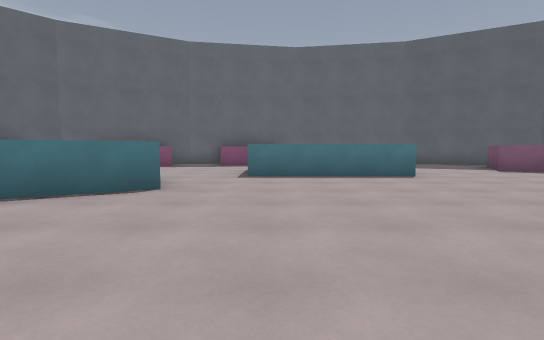
[1] (above)

17 first-person views from a walk through a Godot game level. The camera is 1.2 m above the floor, tilts 4° down and sees 85° across. The floor is counted in squares, 2 m on a side. Each view is taken from the middle of a square. On the plan, view 1 faces up. The plan holds only what a view shows up to about 9 squares ahead; the rest is blank. Flat picture figures and markers are left out. Some surface patterns are stand-ins.

[2]
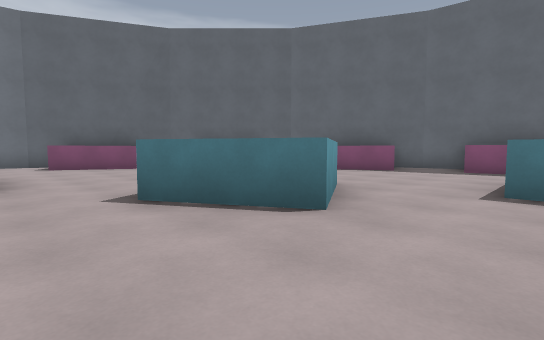

[3]
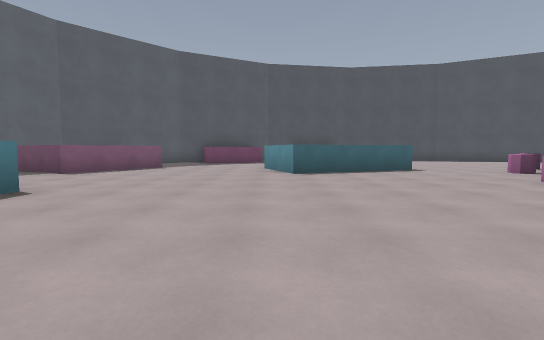

[4]
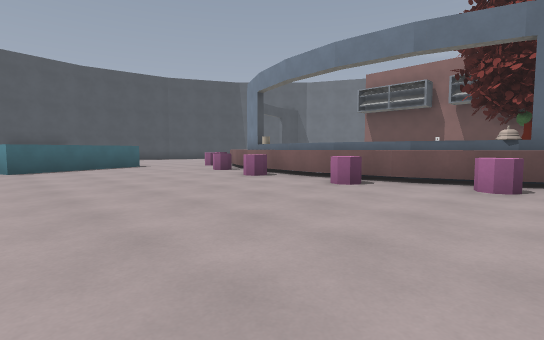

[5]
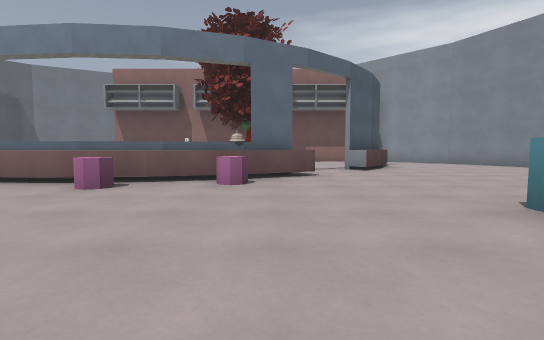

[6]
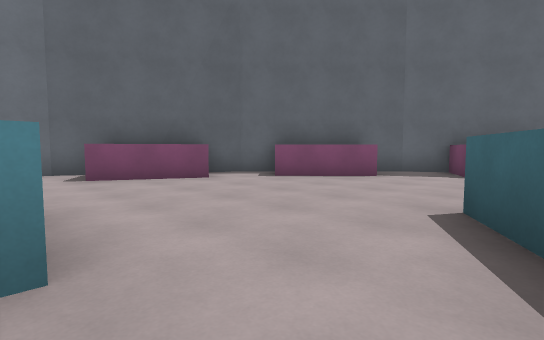

[7]
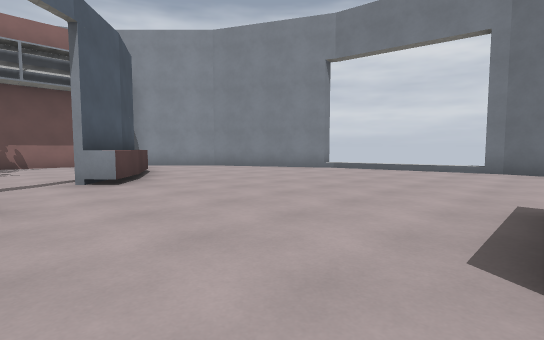

[8]
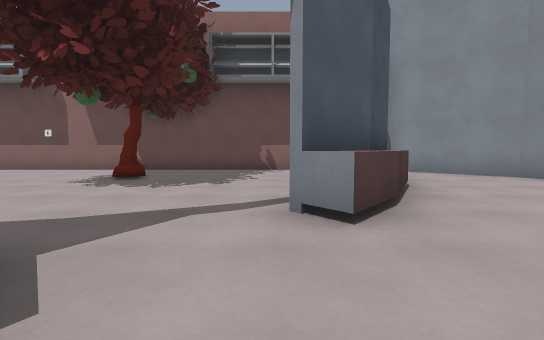

[9]
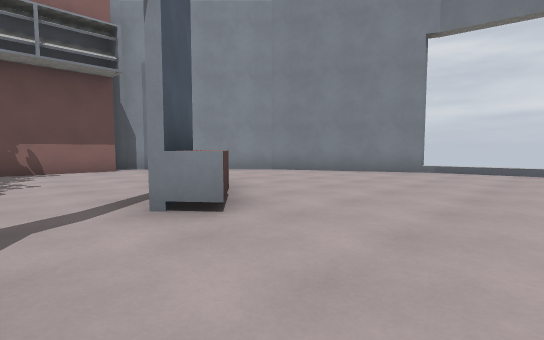

[10]
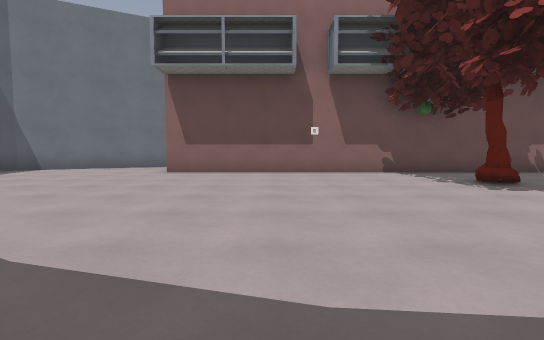

[11]
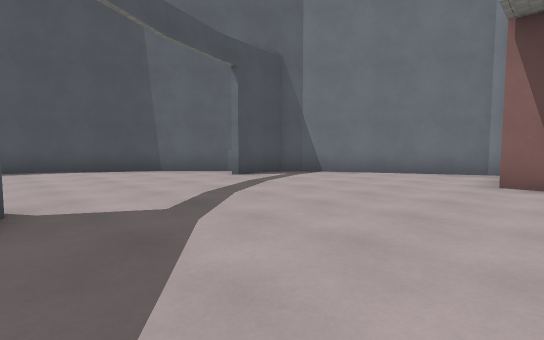

[12]
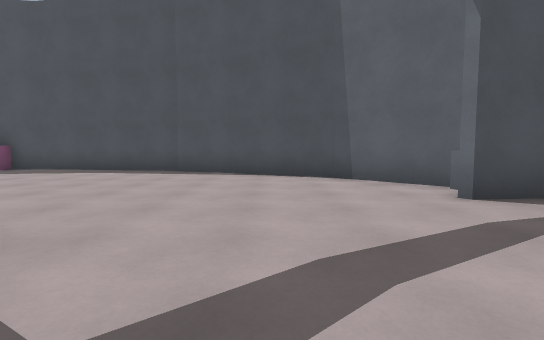

[13]
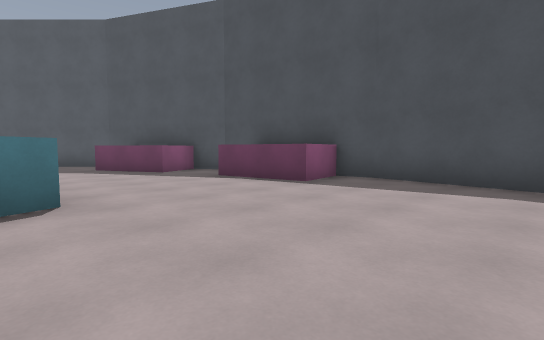

[14]
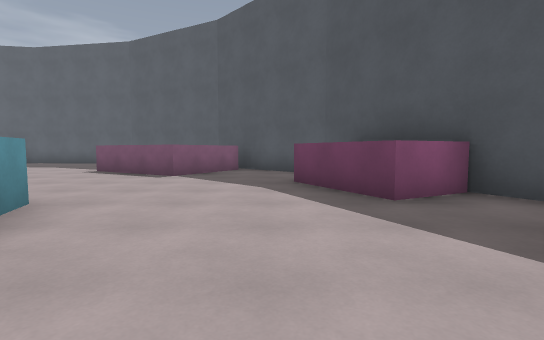

[15]
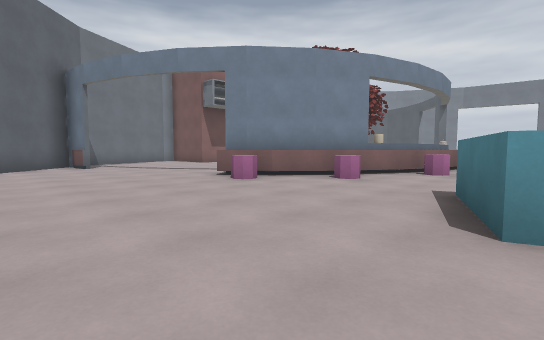

[16]
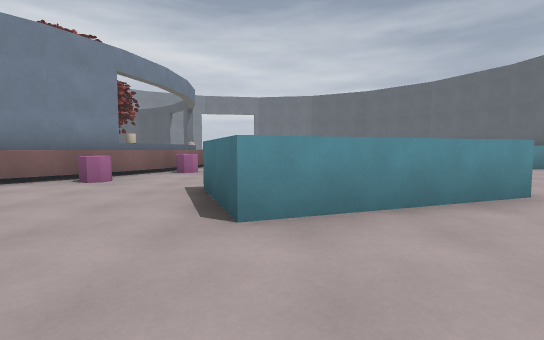

[17]
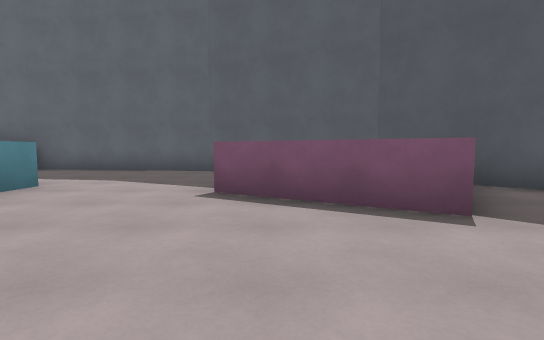

### Floor plan
Key: @ floor where view 1 was taken; # wall or solid block; . floor; / step, stairs or slope; ^ raised ledge; T tree; O other object.
Columns run from 13 left of view 1 to 15 right of it. Each row starts with its distance up from view 1.
 13            #########
 12           .^  .....##
 11      ### ^.^^ .......##
 10      #.^^^...  ......^##
  9     #^.......   ....^  ###
  8   ##^^.......   ^...^^^..#
  7   #.^.... ...^^^^....^^.. #
  6   #...... ^.............. #
  5  #^^.....^ ^.............^^#
  4 ##^......^^...............^##
  3 #....................^......#
  2    ...^^............^^.....^#
  1         ............^ ^...^ #
  0 #.....^^.....@.......^^....^#
 -1 #....................^......#
 -2 /..........^.^.^.^..........#
 -3  ..........^^^^^^^..........#
 -4  ........^#O   . O#^........#
 -5  ..........   ...  #^^......#
 -6 ##.....^.... .......#......##
 -7  #....^....................#
 -8  ##...#...................##
 -9   #.. #....T..............#
-10   ##. ...................##
-11    ###.................###
-12      #.###########.....#
-13      ###          ...###
-14                   .###
-15                   ##

Where each view was taken, in squares from view 1:
view 1: 0 up, 0 right, facing up
view 2: 2 up, 0 right, facing up-left
view 3: 3 up, 1 left, facing right
view 4: 3 up, 3 left, facing down-right
view 5: 3 up, 3 left, facing down
view 6: 2 up, 4 left, facing up-left
view 7: 0 up, 4 left, facing down-left
view 8: 3 down, 5 left, facing down
view 9: 3 down, 4 left, facing down-left
view 10: 4 down, 2 right, facing down
view 11: 6 down, 4 right, facing down-right
view 12: 8 down, 6 right, facing right
view 13: 4 down, 9 right, facing up-right
view 14: 0 up, 11 right, facing up
view 15: 0 up, 12 right, facing down-left
view 16: 0 up, 12 right, facing left
view 17: 4 up, 7 right, facing up
